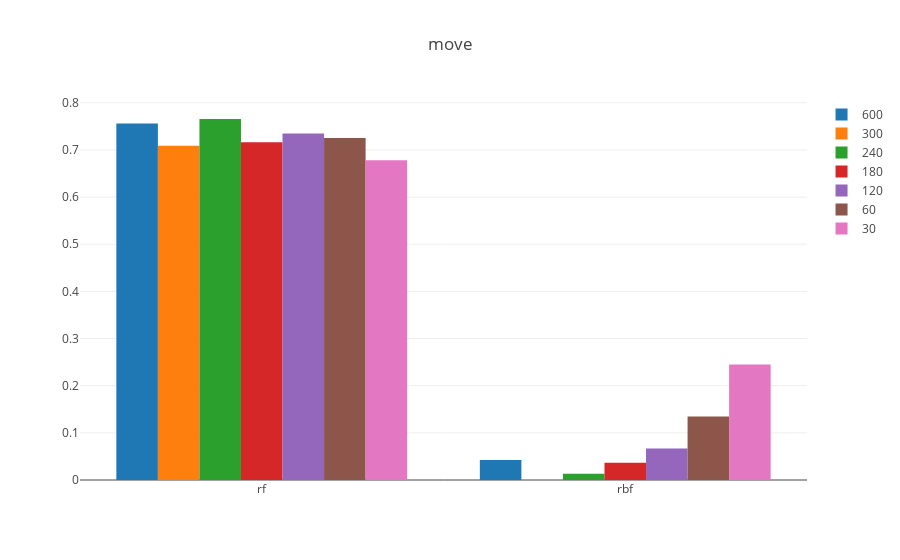
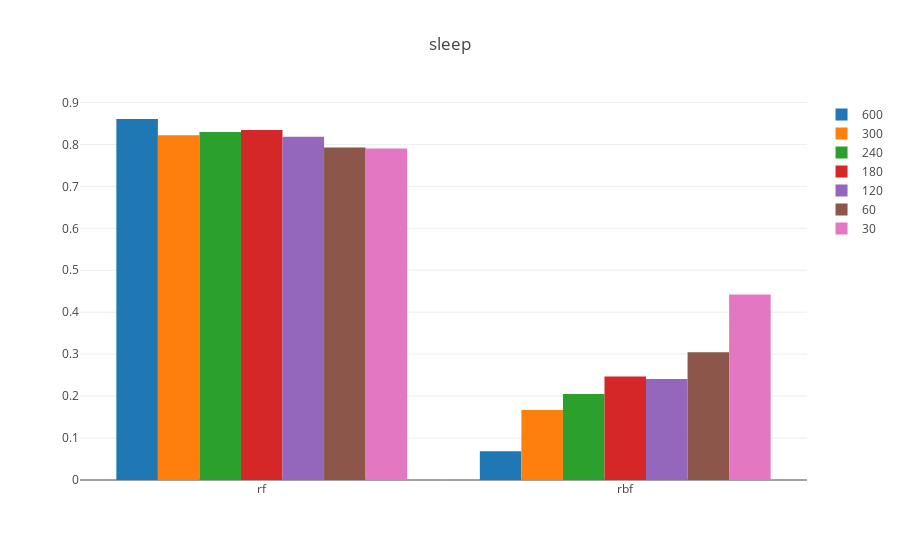
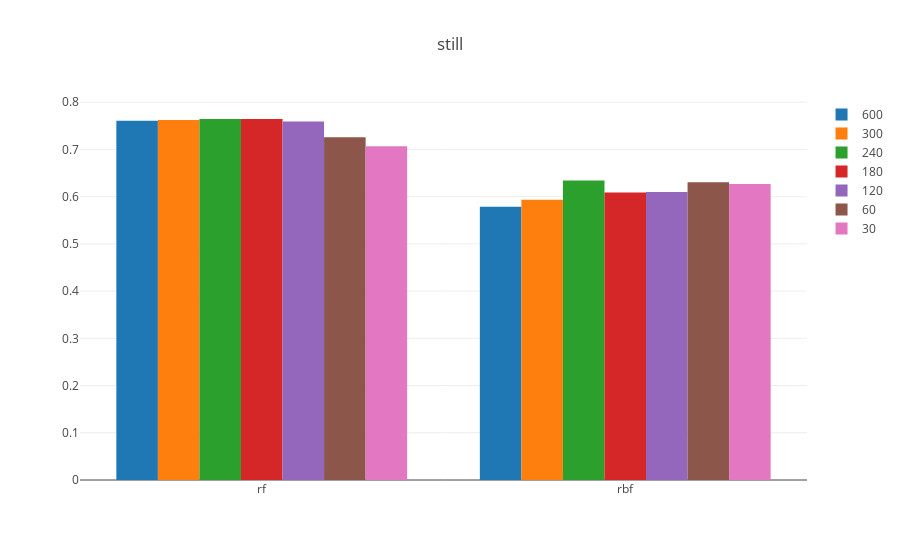

The notebook cell these images were saved under, in order:
### Markdown cell above
## Comparing classifiers and fragment len

### Code cell
dv.bargroup(dfinter[dfinter['crop']==90], 'class', 'duration', 'classifier', 'f1')

### Figure 1 — Plotly figure (JSON) as saved in the notebook; plotly's stock layout.template omitted (floating-point values rounded to 4 significant figures)
{"data": [{"name": 600, "type": "bar", "x": ["rf", "rbf"], "y": [0.7563, 0.04255]}, {"name": 300, "type": "bar", "x": ["rf", "rbf"], "y": [0.7087, 0]}, {"name": 240, "type": "bar", "x": ["rf", "rbf"], "y": [0.7657, 0.01307]}, {"name": 180, "type": "bar", "x": ["rf", "rbf"], "y": [0.7161, 0.0367]}, {"name": 120, "type": "bar", "x": ["rf", "rbf"], "y": [0.7351, 0.06667]}, {"name": 60, "type": "bar", "x": ["rf", "rbf"], "y": [0.7255, 0.1346]}, {"name": 30, "type": "bar", "x": ["rf", "rbf"], "y": [0.678, 0.245]}], "layout": {"barmode": "group", "title": "move"}}

### Figure 2 — Plotly figure (JSON) as saved in the notebook; plotly's stock layout.template omitted (floating-point values rounded to 4 significant figures)
{"data": [{"name": 600, "type": "bar", "x": ["rf", "rbf"], "y": [0.8607, 0.06849]}, {"name": 300, "type": "bar", "x": ["rf", "rbf"], "y": [0.8221, 0.1667]}, {"name": 240, "type": "bar", "x": ["rf", "rbf"], "y": [0.83, 0.2053]}, {"name": 180, "type": "bar", "x": ["rf", "rbf"], "y": [0.8345, 0.2465]}, {"name": 120, "type": "bar", "x": ["rf", "rbf"], "y": [0.818, 0.2406]}, {"name": 60, "type": "bar", "x": ["rf", "rbf"], "y": [0.7925, 0.3043]}, {"name": 30, "type": "bar", "x": ["rf", "rbf"], "y": [0.7902, 0.442]}], "layout": {"barmode": "group", "title": "sleep"}}

### Figure 3 — Plotly figure (JSON) as saved in the notebook; plotly's stock layout.template omitted (floating-point values rounded to 4 significant figures)
{"data": [{"name": 600, "type": "bar", "x": ["rf", "rbf"], "y": [0.7608, 0.5788]}, {"name": 300, "type": "bar", "x": ["rf", "rbf"], "y": [0.7621, 0.5937]}, {"name": 240, "type": "bar", "x": ["rf", "rbf"], "y": [0.7642, 0.6343]}, {"name": 180, "type": "bar", "x": ["rf", "rbf"], "y": [0.7644, 0.6086]}, {"name": 120, "type": "bar", "x": ["rf", "rbf"], "y": [0.759, 0.6099]}, {"name": 60, "type": "bar", "x": ["rf", "rbf"], "y": [0.7257, 0.6305]}, {"name": 30, "type": "bar", "x": ["rf", "rbf"], "y": [0.7068, 0.6266]}], "layout": {"barmode": "group", "title": "still"}}
